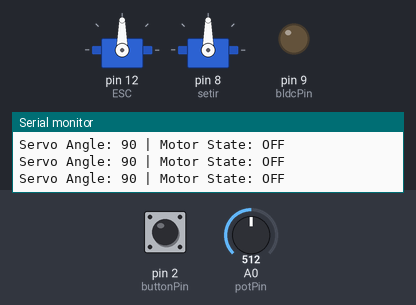
A sketch run on a simulated Arduino Uno, built with avr-gcc and run on an emulated ATmega328P. Shown: 2 × servo, output pins drawn as LEDs (lit = HIGH), the last lines printed to the serial monitor. Inputs (shaded band) come from the test bench; at power-on: pin 2 (buttonPin) HIGH, A0 (potPin) = 512.

Above: at 1.2 s.
1.3 s: pin 2 (buttonPin) pulled LOW for 0.15 s
At 1.6 s:
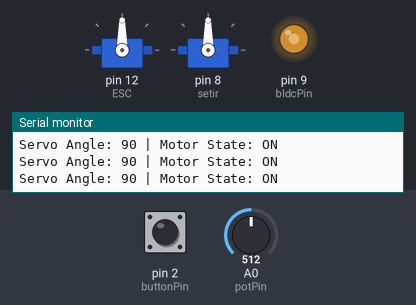
2.9 s: A0 (potPin) set to 716
At 4.1 s:
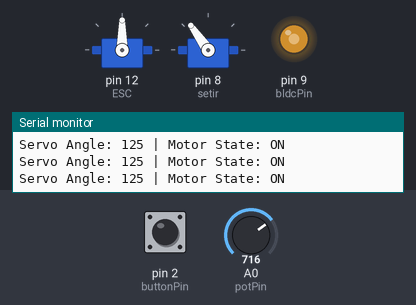
4.4 s: pin 2 (buttonPin) pulled LOW for 1 s
At 5.4 s:
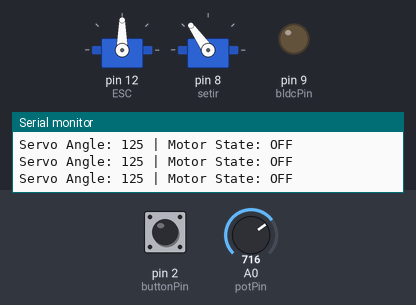
6.9 s: A0 (potPin) set to 587
At 7.8 s:
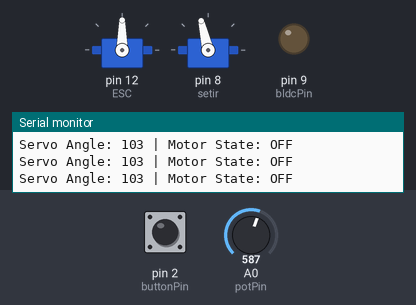
8.4 s: A0 (potPin) set to 561
At 9.3 s:
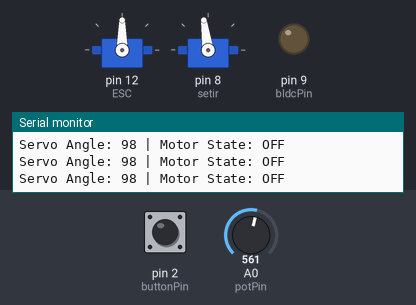
11.4 s: A0 (potPin) set to 306
At 12.3 s:
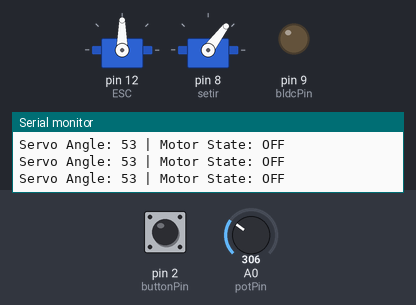
Timing chart, 0 to 13.9 s (numbered marks = the images above; inputs shaded):
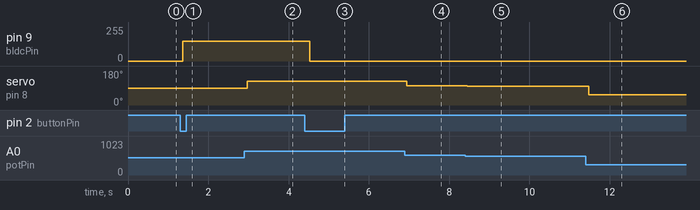

Measured:
- after the input at 1.3 s, pin 9 (bldcPin): 0/255 → 150/255 after 0.06 s
- after the input at 2.9 s, servo on pin 8 (setir): 90° → 125° after 0.07 s
- after the input at 4.4 s, pin 9 (bldcPin): 150/255 → 0/255 after 0.13 s
- after the input at 6.9 s, servo on pin 8 (setir): 125° → 103° after 0.05 s
- after the input at 8.4 s, servo on pin 8 (setir): 103° → 98° after 0.06 s
- after the input at 11.4 s, servo on pin 8 (setir): 98° → 53° after 0.07 s

The sketch:

kendali_mobil_servo_bldc.ino
```cpp
#include <Servo.h>
Servo ESC;
Servo setir;

const int potPin = A0;
const int buttonPin = 2;
const int bldcPin = 9;

int potValue = 0;
int servoAngle = 0;
bool motorState = false;
int buttonState = 0;
int lastButtonState = 0;

void setup(){
  ESC.attach(12,1000,2000);
  setir.attach(8);

  pinMode(potPin, INPUT);
  pinMode(buttonPin, INPUT_PULLUP);
  pinMode(bldcPin, OUTPUT);

  setir.write(90);
  analogWrite(bldcPin, 0);
  Serial.begin(9600);

}

void loop(){

  potValue = analogRead(potPin);
  servoAngle = map(potValue, 0, 1023, 0, 180);
  setir.write(servoAngle);


  buttonState = digitalRead(buttonPin);
  if (buttonState == LOW && lastButtonState == HIGH) {
    motorState = !motorState; // Toggle status motor
    delay(50);               // Anti-bouncing
  }
  lastButtonState = buttonState;

  if (motorState) {
    analogWrite(bldcPin, 150);
  } else {
    analogWrite(bldcPin, 0);
  }

  Serial.print("Servo Angle: ");
  Serial.print(servoAngle);
  Serial.print(" | Motor State: ");
  Serial.println(motorState ? "ON" : "OFF");

  delay(100);


}
```
